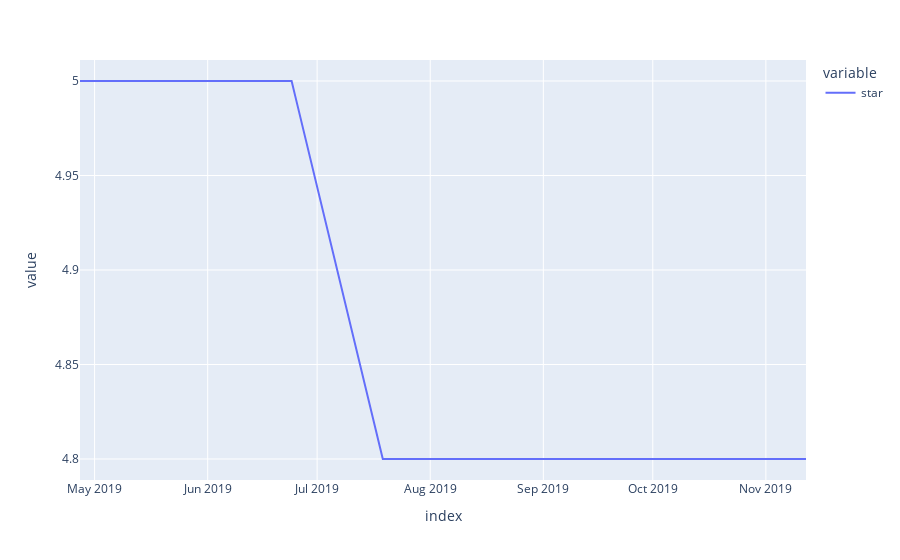

Write notebook code for a chart like this one.
### Code cell
# 画图查看数据（非题目），把鼠标放到梯度斜线上看看数据
star_fig3 = new_df.plot()
star_fig3.show()

### Figure 1 — Plotly figure (JSON) as saved in the notebook; plotly's stock layout.template omitted (floating-point values rounded to 4 significant figures; data arrays with more than 128 entries replaced by an {"elided": "..."} marker saying what was removed)
{"data": [{"hovertemplate": "variable=star<br>index=%{x}<br>value=%{y}<extra></extra>", "legendgroup": "star", "line": {"color": "#636efa", "dash": "solid"}, "mode": "lines", "name": "star", "orientation": "v", "showlegend": true, "type": "scatter", "x": {"elided": "200 str values"}, "xaxis": "x", "y": {"elided": "200 float values"}, "yaxis": "y"}], "layout": {"legend": {"title": {"text": "variable"}, "tracegroupgap": 0}, "margin": {"t": 60}, "xaxis": {"anchor": "y", "domain": [0, 1], "title": {"text": "index"}}, "yaxis": {"anchor": "x", "domain": [0, 1], "title": {"text": "value"}}}}
